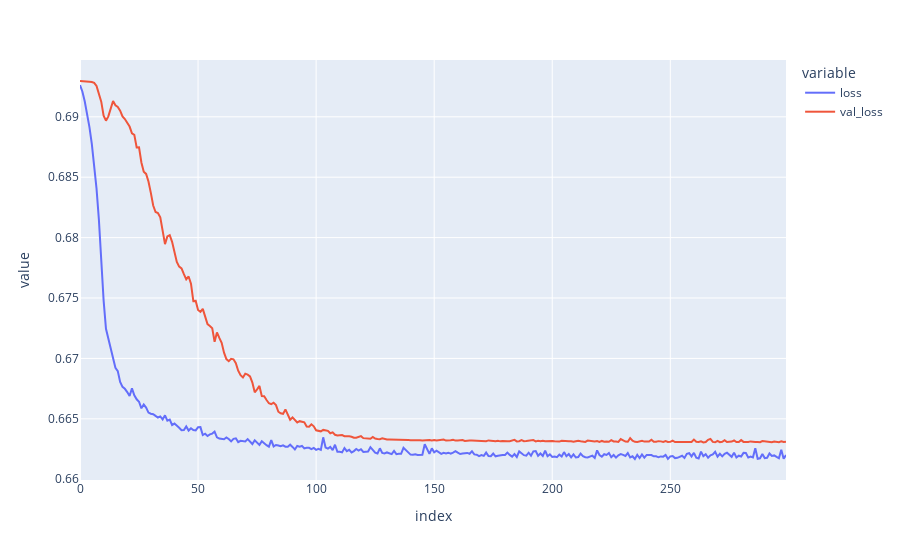

Notebook code cell kept with this figure:
### Code cell
metrics_2 = {'loss': history_2.history.get('loss'), 'val_loss': history_2.history.get('val_loss')}
fig = px.line(metrics_2)
fig.show()

### Figure 1 — Plotly figure (JSON) as saved in the notebook; plotly's stock layout.template omitted (floating-point values rounded to 4 significant figures; data arrays with more than 128 entries replaced by an {"elided": "..."} marker saying what was removed)
{"data": [{"hovertemplate": "variable=loss<br>index=%{x}<br>value=%{y}<extra></extra>", "legendgroup": "loss", "line": {"color": "#636efa", "dash": "solid"}, "marker": {"symbol": "circle"}, "mode": "lines", "name": "loss", "orientation": "v", "showlegend": true, "type": "scatter", "x": {"elided": "300 int values"}, "xaxis": "x", "y": {"elided": "300 float values"}, "yaxis": "y"}, {"hovertemplate": "variable=val_loss<br>index=%{x}<br>value=%{y}<extra></extra>", "legendgroup": "val_loss", "line": {"color": "#EF553B", "dash": "solid"}, "marker": {"symbol": "circle"}, "mode": "lines", "name": "val_loss", "orientation": "v", "showlegend": true, "type": "scatter", "x": {"elided": "300 int values"}, "xaxis": "x", "y": {"elided": "300 float values"}, "yaxis": "y"}], "layout": {"legend": {"title": {"text": "variable"}, "tracegroupgap": 0}, "margin": {"t": 60}, "xaxis": {"anchor": "y", "domain": [0, 1], "title": {"text": "index"}}, "yaxis": {"anchor": "x", "domain": [0, 1], "title": {"text": "value"}}}}
